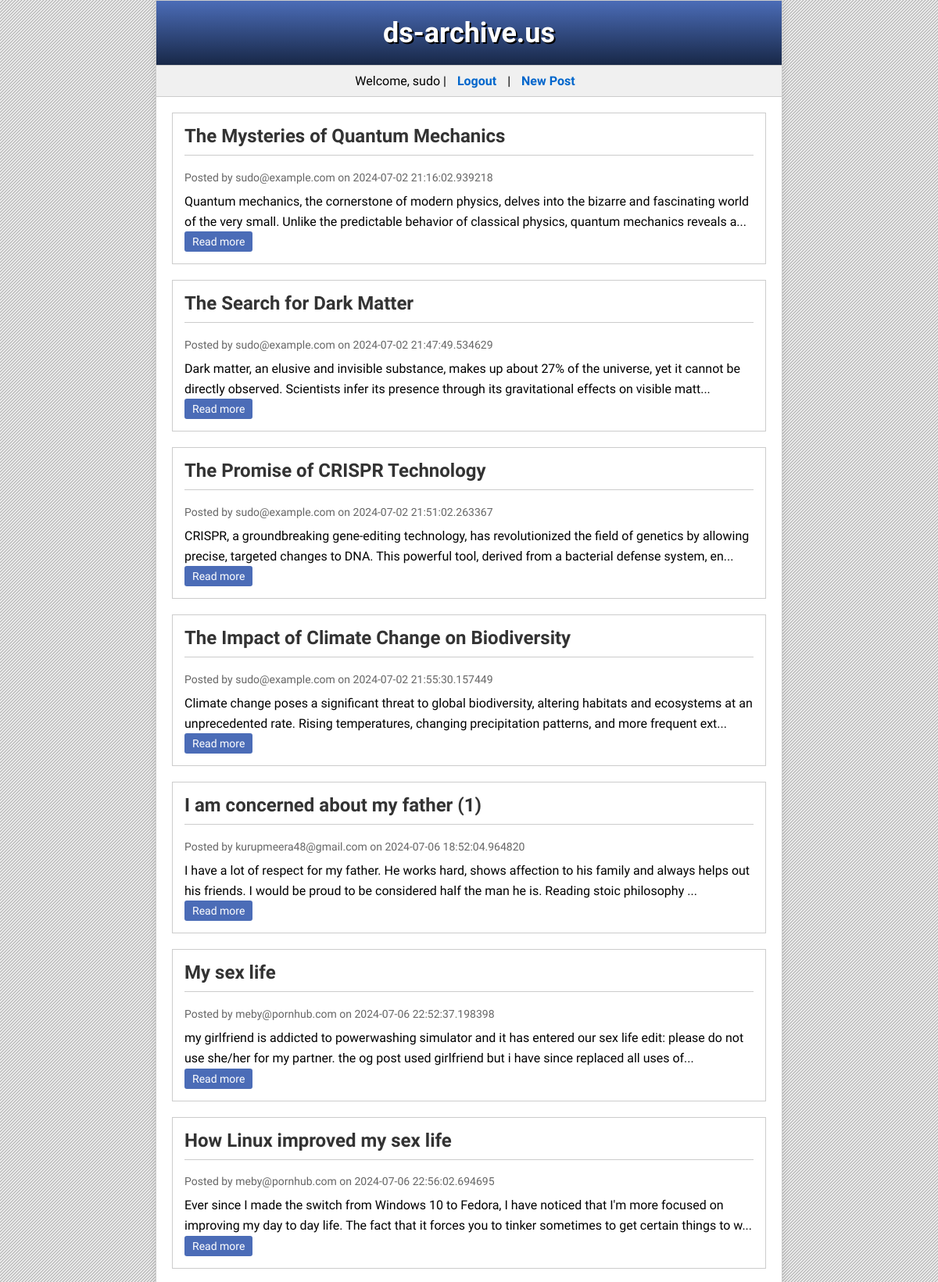
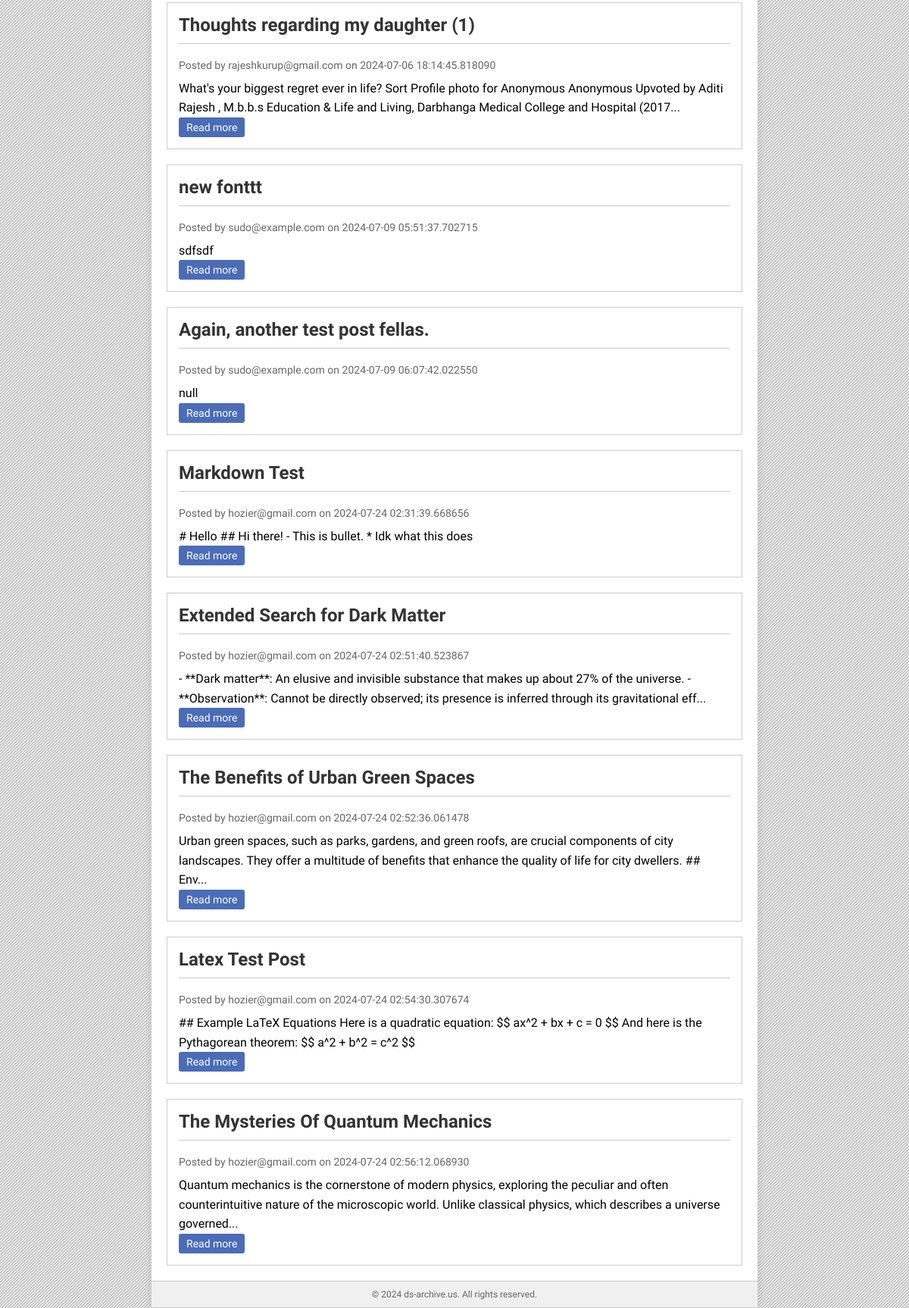
Screenshot of /api/ (signed in) with the database file from the repository (2 pictures, top to bottom).
### app/db.py (models this page shows)
class BlogPost(Base):
    __tablename__ = 'blog_posts'
    id = Column(Integer, primary_key=True)
    title = Column(String(100), nullable=False)
    content = Column(String(1000), nullable=False)
    author = Column(String(50), nullable=False)
    created_at = Column(DateTime, default=datetime.utcnow)
    comments = relationship('Comment', back_populates='post')

### app/routes.py (the view)
@api.route("/", methods=["GET"])
def index():
    current_user = session.get('user_email')
    access_token = session.get('access_token')
    posts = db.get_all_blog_posts()
    return render_template("index.html", posts=posts, user=current_user, access_token=access_token)

### app/db.py (called while the page is built)
    def get_all_blog_posts(self):
        return self.session.query(BlogPost).all()

### app/templates/index.html (shortened to what this page needs)
<!DOCTYPE html>
<html lang="en">
<head>
</head>
<body>
    <div class="container">
        <header>
            <h1>ds-archive.us</h1>
        </header>
        <nav>
            {% if user %}
                <span>Welcome, {{ user.split('@')[0] }}</span> |
                <a href="{{ url_for('api.logout') }}">Logout</a> |
                <a href="{{ url_for('api.create_blog_post') }}">New Post</a>
            {% else %}
                <a href="{{ url_for('api.login') }}">Login</a> |
                <a href="{{ url_for('api.register') }}">Register</a>
            {% endif %}
        </nav>
        <main>
            {% for post in posts %}
                <article class="post">
                    <h2>{{ post.title }}</h2>
                    <div class="post-meta">Posted by {{ post.author }} on {{ post.created_at }}</div>
                    <div class="post-content">
                        {{ post.content[:200] }}{% if post.content|length > 200 %}...{% endif %}
                    </div>
                    <a href="{{ url_for('api.get_post', post_id=post.id) }}" class="read-more">Read more</a>
                </article>
            {% endfor %}
        </main>
        <footer>
            &copy; 2024 ds-archive.us. All rights reserved.
        </footer>
    </div>
</body>
</html>

### app/templates/index.html (style rules this page uses)
body { font-family: 'Trebuchet MS', Arial, sans-serif; margin: 0; padding: 0; }
.container { width: 80%; max-width: 800px; margin: 0 auto; background-color: #ffffff; border: 1px solid #cccccc; box-shadow: 0 0 10px rgba(0,0,0,0.1); }
header { background: linear-gradient(to bottom, #4b6cb7 0%, #182848 100%); color: #ffffff; padding: 20px; text-align: center; }
h1 { font-size: 36px; margin: 0; text-shadow: 2px 2px #000000; }
nav { background-color: #f0f0f0; border-top: 1px solid #cccccc; border-bottom: 1px solid #cccccc; padding: 10px; text-align: center; }
nav a { color: #0066cc; text-decoration: none; margin: 0 10px; font-weight: bold; }
.post { background-color: #ffffff; border: 1px solid #cccccc; margin: 20px; padding: 15px; }
.post h2 { color: #333333; font-size: 24px; margin-top: 0; border-bottom: 1px solid #cccccc; padding-bottom: 10px; }
.post-meta { color: #666666; font-size: 14px; margin-bottom: 10px; }
.post-content { font-size: 16px; line-height: 1.6; }
.read-more { display: inline-block; background-color: #4b6cb7; color: #ffffff; padding: 5px 10px; text-decoration: none; border-radius: 3px; font-size: 14px; }
footer { background-color: #f0f0f0; border-top: 1px solid #cccccc; color: #666666; text-align: center; padding: 10px; font-size: 12px; }

### rows the page displays
BlogPost: title "The Mysteries of Quantum Mechanics", author "sudo@example.com", created_at "2024-07-02 21:16:02.939218", content "Quantum mechanics, the cornerstone of modern physics, delves into the bizarre and fascinating world of the very small. Unlike the predictable behavior of classical physics, quantum mechanics reveals a"
BlogPost: title "The Search for Dark Matter", author "sudo@example.com", created_at "2024-07-02 21:47:49.534629", content "Dark matter, an elusive and invisible substance, makes up about 27% of the universe, yet it cannot be directly observed. Scientists infer its presence through its gravitational effects on visible matt"
BlogPost: title "The Promise of CRISPR Technology", author "sudo@example.com", created_at "2024-07-02 21:51:02.263367", content "CRISPR, a groundbreaking gene-editing technology, has revolutionized the field of genetics by allowing precise, targeted changes to DNA. This powerful tool, derived from a bacterial defense system, en"
BlogPost: title "The Impact of Climate Change on Biodiversity", author "sudo@example.com", created_at "2024-07-02 21:55:30.157449", content "Climate change poses a significant threat to global biodiversity, altering habitats and ecosystems at an unprecedented rate. Rising temperatures, changing precipitation patterns, and more frequent ext"
BlogPost: title "I am concerned about my father (1)", author "kurupmeera48@gmail.com", created_at "2024-07-06 18:52:04.964820", content "I have a lot of respect for my father. He works hard, shows affection to his family and always helps out his friends. I would be proud to be considered half the man he is. Reading stoic philosophy"
BlogPost: title "My sex life", author "meby@pornhub.com", created_at "2024-07-06 22:52:37.198398", content "my girlfriend is addicted to powerwashing simulator and it has entered our sex life edit: please do not use she/her for my partner. the og post used girlfriend but i have since replaced all uses of"
BlogPost: title "How Linux improved my sex life", author "meby@pornhub.com", created_at "2024-07-06 22:56:02.694695", content "Ever since I made the switch from Windows 10 to Fedora, I have noticed that I'm more focused on improving my day to day life. The fact that it forces you to tinker sometimes to get certain things to w"
BlogPost: title "Thoughts regarding my daughter (1)", author "rajeshkurup@gmail.com", created_at "2024-07-06 18:14:45.818090", content "What's your biggest regret ever in life? Sort Profile photo for Anonymous Anonymous Upvoted by Aditi Rajesh , M.b.b.s Education & Life and Living, Darbhanga Medical College and Hospital (2017"
BlogPost: title "new fonttt", author "sudo@example.com", created_at "2024-07-09 05:51:37.702715", content "sdfsdf"
BlogPost: title "Again, another test post fellas.", author "sudo@example.com", created_at "2024-07-09 06:07:42.022550", content "null"
BlogPost: title "Markdown Test", author "hozier@gmail.com", created_at "2024-07-24 02:31:39.668656", content "# Hello ## Hi there! - This is bullet. * Idk what this does"
BlogPost: title "Extended Search for Dark Matter", author "hozier@gmail.com", created_at "2024-07-24 02:51:40.523867", content "- **Dark matter**: An elusive and invisible substance that makes up about 27% of the universe. - **Observation**: Cannot be directly observed; its presence is inferred through its gravitational eff"
BlogPost: title "The Benefits of Urban Green Spaces", author "hozier@gmail.com", created_at "2024-07-24 02:52:36.061478", content "Urban green spaces, such as parks, gardens, and green roofs, are crucial components of city landscapes. They offer a multitude of benefits that enhance the quality of life for city dwellers. ## Env"
BlogPost: title "Latex Test Post", author "hozier@gmail.com", created_at "2024-07-24 02:54:30.307674", content "## Example LaTeX Equations Here is a quadratic equation: $$ ax^2 + bx + c = 0 $$ And here is the Pythagorean theorem: $$ a^2 + b^2 = c^2 $$"
BlogPost: title "The Mysteries Of Quantum Mechanics", author "hozier@gmail.com", created_at "2024-07-24 02:56:12.068930", content "Quantum mechanics is the cornerstone of modern physics, exploring the peculiar and often counterintuitive nature of the microscopic world. Unlike classical physics, which describes a universe governed"

### other values shown
{{ user.split('@')[0] }} "sudo"
